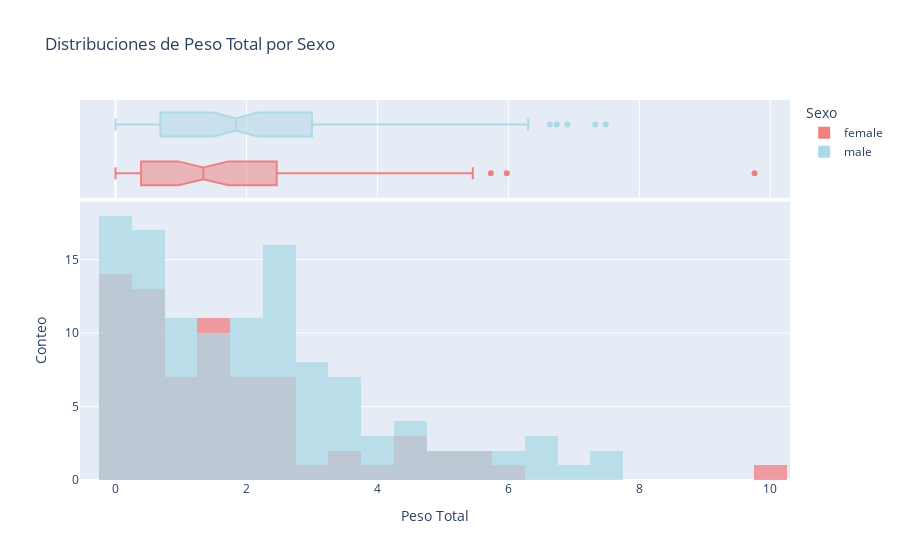

Notebook code for this chart:
### Markdown cell above
#### ¿Existe una relación entre el peso total del buche y el sexo de los sujetos?

### Code cell
# Hhistogramas y boxplots del peso total por edad
fig = px.histogram(df, x='peso total', color='sexo', color_discrete_map={'female': 'lightcoral', 'male': 'lightblue'}, marginal='box',
                   title='Distribuciones de Peso Total por Sexo',
                   labels={'peso total': 'Peso Total', 'sexo': 'Sexo', 'ylabel': 'conteo'},
                   barmode='overlay', opacity=0.75)

# Cambiar el nombre del eje y solo en el histograma
fig.update_yaxes(title_text='Conteo', row=1, col=1)

# Desplegar gráfica
fig.show()

### Figure 1 — Plotly figure (JSON) as saved in the notebook; plotly's stock layout.template omitted (floating-point values rounded to 4 significant figures)
{"data": [{"alignmentgroup": "True", "bingroup": "x", "hovertemplate": "Sexo=female<br>Peso Total=%{x}<br>count=%{y}<extra></extra>", "legendgroup": "female", "marker": {"color": "lightcoral", "opacity": 0.75, "pattern": {"shape": ""}}, "name": "female", "offsetgroup": "female", "orientation": "v", "showlegend": true, "type": "histogram", "x": [9.758, 5.456, 4.498, 1.98, 0.8497, 1.447, 3.779, 1.746, 1.058, 2.191, 0.8625, 1.34, 0.0231, 4.476, 0.0347, 0, 0.6212, 0.5485, 0.3335, 1.283, 0, 2.476, 1.776, 0.6811, 2.047, 1.345, 0.2408, 0.1441, 1.379, 0.3116, 0.4589, 0.8383, 1.119, 2.264, 5.175, 0, 3.146, 1.089, 3.537, 0.4775, 0.7392, 2.516, 2.49, 2.449, 0.09329, 4.935, 3.416, 4.462, 0.2927, 1.511, 2.565, 2.09, 0.4312, 2.168, 0.0375, 1.346, 0.0716, 1.083, 2.018, 0, 0.0072, 0.0131, 1.58, 5.731, 1.537, 0.5029, 1.711, 0.6328, 0.3501, 0.1977, 2.608, 5.975], "xaxis": "x", "yaxis": "y"}, {"alignmentgroup": "True", "hovertemplate": "Sexo=female<br>Peso Total=%{x}<extra></extra>", "legendgroup": "female", "marker": {"color": "lightcoral"}, "name": "female", "notched": true, "offsetgroup": "female", "showlegend": false, "type": "box", "x": [9.758, 5.456, 4.498, 1.98, 0.8497, 1.447, 3.779, 1.746, 1.058, 2.191, 0.8625, 1.34, 0.0231, 4.476, 0.0347, 0, 0.6212, 0.5485, 0.3335, 1.283, 0, 2.476, 1.776, 0.6811, 2.047, 1.345, 0.2408, 0.1441, 1.379, 0.3116, 0.4589, 0.8383, 1.119, 2.264, 5.175, 0, 3.146, 1.089, 3.537, 0.4775, 0.7392, 2.516, 2.49, 2.449, 0.09329, 4.935, 3.416, 4.462, 0.2927, 1.511, 2.565, 2.09, 0.4312, 2.168, 0.0375, 1.346, 0.0716, 1.083, 2.018, 0, 0.0072, 0.0131, 1.58, 5.731, 1.537, 0.5029, 1.711, 0.6328, 0.3501, 0.1977, 2.608, 5.975], "xaxis": "x2", "yaxis": "y2"}, {"alignmentgroup": "True", "bingroup": "x", "hovertemplate": "Sexo=male<br>Peso Total=%{x}<br>count=%{y}<extra></extra>", "legendgroup": "male", "marker": {"color": "lightblue", "opacity": 0.75, "pattern": {"shape": ""}}, "name": "male", "offsetgroup": "male", "orientation": "v", "showlegend": true, "type": "histogram", "x": [3.963, 5.463, 2.478, 0.5726, 3.498, 0.277, 0.6935, 2.072, 2.98, 0.6617, 0.5128, 1.129, 4.5, 2.467, 1.815, 3.046, 1.581, 1.436, 1.209, 1.49, 2.599, 2.12, 0.7155, 1.837, 2.69, 0.1467, 2.679, 5.154, 0.5026, 6.302, 5.761, 0.027, 0, 0.0705, 0.1466, 1.348, 0.149, 0.0534, 1.253, 2.538, 2.831, 0.7033, 0.0734, 0.8579, 0.9873, 2.198, 2.031, 3.339, 1.787, 1.663, 2.622, 0, 0.0931, 0.4628, 0.4701, 0.6988, 0.2014, 0, 1.236, 5.676, 2.195, 0, 1.333, 1.003, 2.521, 4.628, 1.855, 0.7054, 0.9422, 2.999, 4.578, 3.441, 4.973, 1.53, 0.8293, 3.291, 2.267, 2.601, 0, 0, 0.3094, 3.003, 2.573, 0.3853, 0.5844, 6.739, 3.985, 2.273, 3.815, 2.744, 1, 0.3551, 2.369, 6.9, 6.086, 2.86, 4.472, 0.9161, 3.545, 1.349, 1.532, 0.0092, 3.192, 3.434, 2.412, 3.279, 0.2035, 2.787, 1.914, 0.7094, 0.0409, 0.9168, 2.126, 7.487, 6.634, 2.592, 7.327], "xaxis": "x", "yaxis": "y"}, {"alignmentgroup": "True", "hovertemplate": "Sexo=male<br>Peso Total=%{x}<extra></extra>", "legendgroup": "male", "marker": {"color": "lightblue"}, "name": "male", "notched": true, "offsetgroup": "male", "showlegend": false, "type": "box", "x": [3.963, 5.463, 2.478, 0.5726, 3.498, 0.277, 0.6935, 2.072, 2.98, 0.6617, 0.5128, 1.129, 4.5, 2.467, 1.815, 3.046, 1.581, 1.436, 1.209, 1.49, 2.599, 2.12, 0.7155, 1.837, 2.69, 0.1467, 2.679, 5.154, 0.5026, 6.302, 5.761, 0.027, 0, 0.0705, 0.1466, 1.348, 0.149, 0.0534, 1.253, 2.538, 2.831, 0.7033, 0.0734, 0.8579, 0.9873, 2.198, 2.031, 3.339, 1.787, 1.663, 2.622, 0, 0.0931, 0.4628, 0.4701, 0.6988, 0.2014, 0, 1.236, 5.676, 2.195, 0, 1.333, 1.003, 2.521, 4.628, 1.855, 0.7054, 0.9422, 2.999, 4.578, 3.441, 4.973, 1.53, 0.8293, 3.291, 2.267, 2.601, 0, 0, 0.3094, 3.003, 2.573, 0.3853, 0.5844, 6.739, 3.985, 2.273, 3.815, 2.744, 1, 0.3551, 2.369, 6.9, 6.086, 2.86, 4.472, 0.9161, 3.545, 1.349, 1.532, 0.0092, 3.192, 3.434, 2.412, 3.279, 0.2035, 2.787, 1.914, 0.7094, 0.0409, 0.9168, 2.126, 7.487, 6.634, 2.592, 7.327], "xaxis": "x2", "yaxis": "y2"}], "layout": {"barmode": "overlay", "legend": {"title": {"text": "Sexo"}, "tracegroupgap": 0}, "title": {"text": "Distribuciones de Peso Total por Sexo"}, "xaxis": {"anchor": "y", "domain": [0, 1], "title": {"text": "Peso Total"}}, "xaxis2": {"anchor": "y2", "domain": [0, 1], "matches": "x", "showgrid": true, "showticklabels": false}, "yaxis": {"anchor": "x", "domain": [0, 0.7326], "title": {"text": "Conteo"}}, "yaxis2": {"anchor": "x2", "domain": [0.7426, 1], "matches": "y2", "showgrid": false, "showline": false, "showticklabels": false, "ticks": ""}}}
